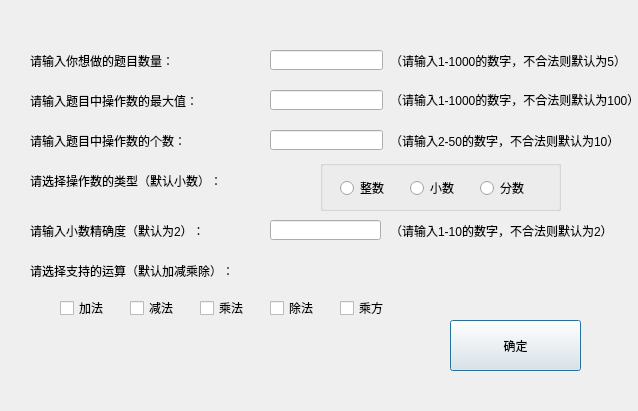
<?xml version="1.0" encoding="UTF-8"?>
<ui version="4.0">
 <class>Setting</class>
 <widget class="QDialog" name="Setting">
  <property name="geometry">
   <rect>
    <x>0</x>
    <y>0</y>
    <width>638</width>
    <height>411</height>
   </rect>
  </property>
  <property name="windowTitle">
   <string>Dialog</string>
  </property>
  <widget class="QLabel" name="label_2">
   <property name="geometry">
    <rect>
     <x>30</x>
     <y>90</y>
     <width>221</width>
     <height>21</height>
    </rect>
   </property>
   <property name="styleSheet">
    <string notr="true">font: 12pt &quot;Adobe Devanagari&quot;;</string>
   </property>
   <property name="text">
    <string>请输入题目中操作数的最大值：</string>
   </property>
  </widget>
  <widget class="QLabel" name="label_3">
   <property name="geometry">
    <rect>
     <x>30</x>
     <y>130</y>
     <width>211</width>
     <height>21</height>
    </rect>
   </property>
   <property name="styleSheet">
    <string notr="true">font: 12pt &quot;Adobe Devanagari&quot;;</string>
   </property>
   <property name="text">
    <string>请输入题目中操作数的个数：</string>
   </property>
  </widget>
  <widget class="QLineEdit" name="lineEdit_2">
   <property name="geometry">
    <rect>
     <x>270</x>
     <y>90</y>
     <width>113</width>
     <height>20</height>
    </rect>
   </property>
  </widget>
  <widget class="QLineEdit" name="lineEdit">
   <property name="geometry">
    <rect>
     <x>270</x>
     <y>50</y>
     <width>113</width>
     <height>20</height>
    </rect>
   </property>
  </widget>
  <widget class="QLabel" name="label_8">
   <property name="geometry">
    <rect>
     <x>390</x>
     <y>90</y>
     <width>241</width>
     <height>20</height>
    </rect>
   </property>
   <property name="text">
    <string>（请输入1-1000的数字，不合法则默认为100）</string>
   </property>
  </widget>
  <widget class="QLineEdit" name="lineEdit_5">
   <property name="geometry">
    <rect>
     <x>270</x>
     <y>220</y>
     <width>111</width>
     <height>20</height>
    </rect>
   </property>
  </widget>
  <widget class="QCheckBox" name="checkBox_2">
   <property name="geometry">
    <rect>
     <x>130</x>
     <y>300</y>
     <width>71</width>
     <height>16</height>
    </rect>
   </property>
   <property name="text">
    <string>减法</string>
   </property>
  </widget>
  <widget class="QCheckBox" name="checkBox_3">
   <property name="geometry">
    <rect>
     <x>200</x>
     <y>300</y>
     <width>71</width>
     <height>16</height>
    </rect>
   </property>
   <property name="text">
    <string>乘法</string>
   </property>
  </widget>
  <widget class="QCheckBox" name="checkBox_4">
   <property name="geometry">
    <rect>
     <x>270</x>
     <y>300</y>
     <width>71</width>
     <height>16</height>
    </rect>
   </property>
   <property name="text">
    <string>除法</string>
   </property>
  </widget>
  <widget class="QLabel" name="label">
   <property name="geometry">
    <rect>
     <x>30</x>
     <y>50</y>
     <width>191</width>
     <height>21</height>
    </rect>
   </property>
   <property name="styleSheet">
    <string notr="true">font: 12pt &quot;Adobe Devanagari&quot;;</string>
   </property>
   <property name="text">
    <string>请输入你想做的题目数量：</string>
   </property>
  </widget>
  <widget class="QLabel" name="label_5">
   <property name="geometry">
    <rect>
     <x>30</x>
     <y>220</y>
     <width>241</width>
     <height>21</height>
    </rect>
   </property>
   <property name="styleSheet">
    <string notr="true">font: 12pt &quot;Adobe Devanagari&quot;;</string>
   </property>
   <property name="text">
    <string>请输入小数精确度（默认为2）：</string>
   </property>
  </widget>
  <widget class="QLabel" name="label_6">
   <property name="geometry">
    <rect>
     <x>30</x>
     <y>260</y>
     <width>261</width>
     <height>21</height>
    </rect>
   </property>
   <property name="styleSheet">
    <string notr="true">font: 12pt &quot;Adobe Devanagari&quot;;</string>
   </property>
   <property name="text">
    <string>请选择支持的运算（默认加减乘除）：</string>
   </property>
  </widget>
  <widget class="QLineEdit" name="lineEdit_3">
   <property name="geometry">
    <rect>
     <x>270</x>
     <y>130</y>
     <width>113</width>
     <height>20</height>
    </rect>
   </property>
  </widget>
  <widget class="QCheckBox" name="checkBox_5">
   <property name="geometry">
    <rect>
     <x>340</x>
     <y>300</y>
     <width>71</width>
     <height>16</height>
    </rect>
   </property>
   <property name="text">
    <string>乘方</string>
   </property>
  </widget>
  <widget class="QLabel" name="label_7">
   <property name="geometry">
    <rect>
     <x>390</x>
     <y>50</y>
     <width>241</width>
     <height>21</height>
    </rect>
   </property>
   <property name="text">
    <string>（请输入1-1000的数字，不合法则默认为5）</string>
   </property>
  </widget>
  <widget class="QCheckBox" name="checkBox">
   <property name="geometry">
    <rect>
     <x>60</x>
     <y>300</y>
     <width>71</width>
     <height>16</height>
    </rect>
   </property>
   <property name="text">
    <string>加法</string>
   </property>
  </widget>
  <widget class="QLabel" name="label_4">
   <property name="geometry">
    <rect>
     <x>30</x>
     <y>170</y>
     <width>261</width>
     <height>21</height>
    </rect>
   </property>
   <property name="styleSheet">
    <string notr="true">font: 12pt &quot;Adobe Devanagari&quot;;</string>
   </property>
   <property name="text">
    <string>请选择操作数的类型（默认小数）：</string>
   </property>
  </widget>
  <widget class="QLabel" name="label_9">
   <property name="geometry">
    <rect>
     <x>390</x>
     <y>130</y>
     <width>231</width>
     <height>21</height>
    </rect>
   </property>
   <property name="text">
    <string>（请输入2-50的数字，不合法则默认为10）</string>
   </property>
  </widget>
  <widget class="QPushButton" name="pushButton">
   <property name="geometry">
    <rect>
     <x>450</x>
     <y>320</y>
     <width>131</width>
     <height>51</height>
    </rect>
   </property>
   <property name="styleSheet">
    <string notr="true">font: 12pt &quot;Adobe Devanagari&quot;;</string>
   </property>
   <property name="text">
    <string>确定</string>
   </property>
  </widget>
  <widget class="QGroupBox" name="groupBox">
   <property name="geometry">
    <rect>
     <x>320</x>
     <y>160</y>
     <width>241</width>
     <height>51</height>
    </rect>
   </property>
   <property name="title">
    <string/>
   </property>
   <widget class="QRadioButton" name="radioButton">
    <property name="geometry">
     <rect>
      <x>20</x>
      <y>20</y>
      <width>89</width>
      <height>16</height>
     </rect>
    </property>
    <property name="text">
     <string>整数</string>
    </property>
   </widget>
   <widget class="QRadioButton" name="radioButton_1">
    <property name="geometry">
     <rect>
      <x>90</x>
      <y>20</y>
      <width>89</width>
      <height>16</height>
     </rect>
    </property>
    <property name="text">
     <string>小数</string>
    </property>
   </widget>
   <widget class="QRadioButton" name="radioButton_2">
    <property name="geometry">
     <rect>
      <x>160</x>
      <y>20</y>
      <width>89</width>
      <height>16</height>
     </rect>
    </property>
    <property name="text">
     <string>分数</string>
    </property>
   </widget>
  </widget>
  <widget class="QLabel" name="label_10">
   <property name="geometry">
    <rect>
     <x>390</x>
     <y>220</y>
     <width>231</width>
     <height>21</height>
    </rect>
   </property>
   <property name="text">
    <string>（请输入1-10的数字，不合法则默认为2）</string>
   </property>
  </widget>
 </widget>
 <resources/>
 <connections/>
</ui>
